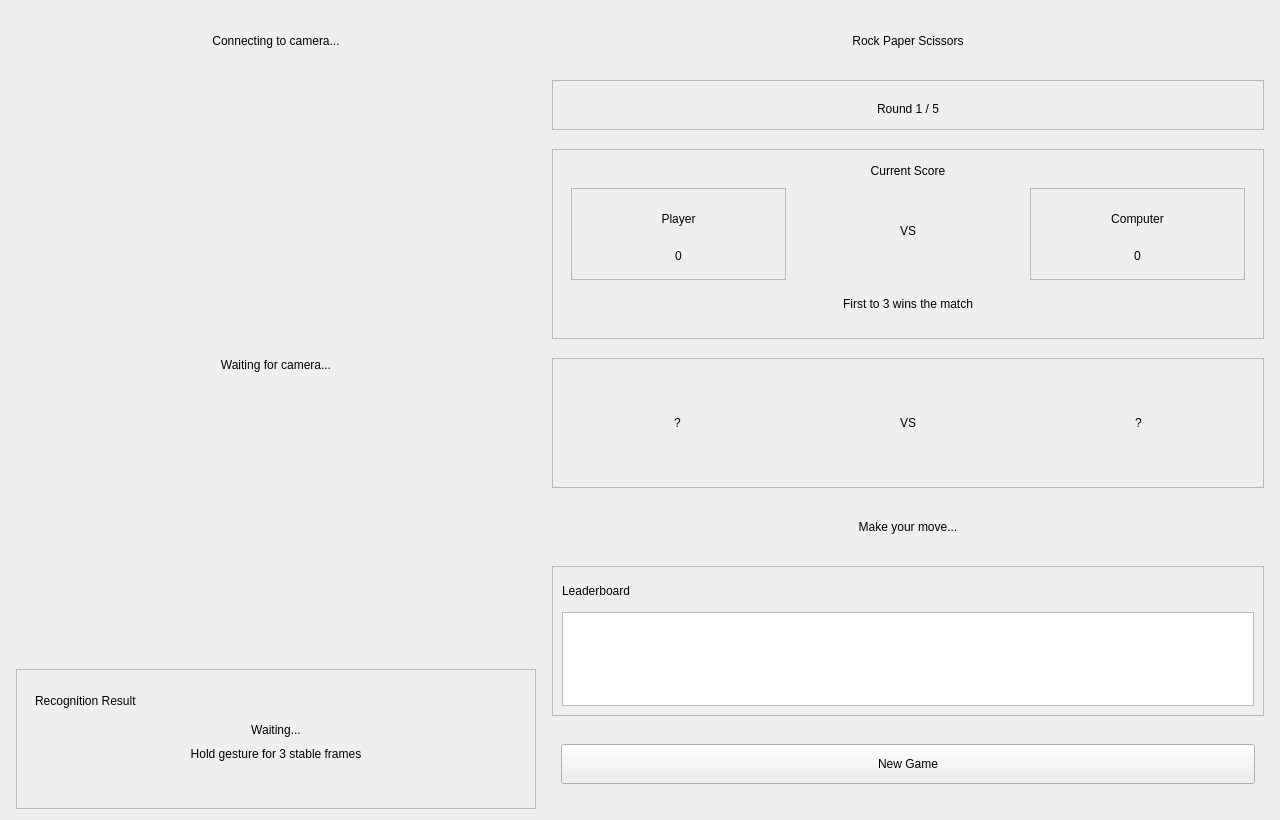
<?xml version="1.0" encoding="UTF-8"?>
<ui version="4.0">
 <class>RockPaperScissorsForm</class>
 <widget class="QWidget" name="RockPaperScissorsForm">
  <property name="geometry">
   <rect>
    <x>0</x>
    <y>0</y>
    <width>1280</width>
    <height>820</height>
   </rect>
  </property>
  <property name="windowTitle">
   <string>Rock Paper Scissors UI</string>
  </property>
  <layout class="QHBoxLayout" name="main_layout">
   <property name="spacing">
    <number>16</number>
   </property>
   <property name="leftMargin">
    <number>16</number>
   </property>
   <property name="topMargin">
    <number>16</number>
   </property>
   <property name="rightMargin">
    <number>16</number>
   </property>
   <property name="bottomMargin">
    <number>16</number>
   </property>
   <item>
    <layout class="QVBoxLayout" name="left_layout">
     <property name="spacing">
      <number>10</number>
     </property>
     <item>
      <widget class="QLabel" name="camera_status_label">
       <property name="sizePolicy">
        <sizepolicy hsizetype="Preferred" vsizetype="Fixed">
         <horstretch>0</horstretch>
         <verstretch>0</verstretch>
        </sizepolicy>
       </property>
       <property name="minimumSize">
        <size>
         <width>0</width>
         <height>50</height>
        </size>
       </property>
       <property name="text">
        <string>Connecting to camera...</string>
       </property>
       <property name="alignment">
        <set>Qt::AlignmentFlag::AlignCenter</set>
       </property>
      </widget>
     </item>
     <item>
      <widget class="QLabel" name="video_label">
       <property name="minimumSize">
        <size>
         <width>520</width>
         <height>360</height>
        </size>
       </property>
       <property name="text">
        <string>Waiting for camera...</string>
       </property>
       <property name="alignment">
        <set>Qt::AlignmentFlag::AlignCenter</set>
       </property>
      </widget>
     </item>
     <item>
      <widget class="QFrame" name="gesture_frame">
       <property name="sizePolicy">
        <sizepolicy hsizetype="Preferred" vsizetype="Fixed">
         <horstretch>0</horstretch>
         <verstretch>0</verstretch>
        </sizepolicy>
       </property>
       <property name="minimumSize">
        <size>
         <width>0</width>
         <height>140</height>
        </size>
       </property>
       <property name="maximumSize">
        <size>
         <width>16777215</width>
         <height>130</height>
        </size>
       </property>
       <property name="frameShape">
        <enum>QFrame::Shape::StyledPanel</enum>
       </property>
       <layout class="QVBoxLayout" name="gesture_layout">
        <property name="spacing">
         <number>10</number>
        </property>
        <property name="leftMargin">
         <number>18</number>
        </property>
        <property name="topMargin">
         <number>16</number>
        </property>
        <property name="rightMargin">
         <number>18</number>
        </property>
        <property name="bottomMargin">
         <number>16</number>
        </property>
        <item>
         <widget class="QLabel" name="gesture_title_label">
          <property name="minimumSize">
           <size>
            <width>0</width>
            <height>30</height>
           </size>
          </property>
          <property name="text">
           <string>Recognition Result</string>
          </property>
         </widget>
        </item>
        <item>
         <widget class="QLabel" name="gesture_display">
          <property name="minimumSize">
           <size>
            <width>0</width>
            <height>30</height>
           </size>
          </property>
          <property name="text">
           <string>Waiting...</string>
          </property>
          <property name="alignment">
           <set>Qt::AlignmentFlag::AlignCenter</set>
          </property>
         </widget>
        </item>
        <item>
         <widget class="QLabel" name="status_hint">
          <property name="minimumSize">
           <size>
            <width>0</width>
            <height>20</height>
           </size>
          </property>
          <property name="text">
           <string>Hold gesture for 3 stable frames</string>
          </property>
          <property name="alignment">
           <set>Qt::AlignmentFlag::AlignCenter</set>
          </property>
         </widget>
        </item>
        <item>
         <widget class="QLabel" name="countdown_label">
          <property name="minimumSize">
           <size>
            <width>0</width>
            <height>40</height>
           </size>
          </property>
          <property name="text">
           <string/>
          </property>
          <property name="alignment">
           <set>Qt::AlignmentFlag::AlignCenter</set>
          </property>
         </widget>
        </item>
       </layout>
      </widget>
     </item>
    </layout>
   </item>
   <item>
    <layout class="QVBoxLayout" name="right_layout">
     <property name="spacing">
      <number>14</number>
     </property>
     <item>
      <widget class="QLabel" name="title_label">
       <property name="sizePolicy">
        <sizepolicy hsizetype="Preferred" vsizetype="Fixed">
         <horstretch>0</horstretch>
         <verstretch>0</verstretch>
        </sizepolicy>
       </property>
       <property name="minimumSize">
        <size>
         <width>0</width>
         <height>40</height>
        </size>
       </property>
       <property name="text">
        <string>Rock Paper Scissors</string>
       </property>
       <property name="alignment">
        <set>Qt::AlignmentFlag::AlignCenter</set>
       </property>
      </widget>
     </item>
     <item>
      <widget class="QFrame" name="round_frame">
       <property name="sizePolicy">
        <sizepolicy hsizetype="Preferred" vsizetype="Fixed">
         <horstretch>0</horstretch>
         <verstretch>0</verstretch>
        </sizepolicy>
       </property>
       <property name="minimumSize">
        <size>
         <width>0</width>
         <height>50</height>
        </size>
       </property>
       <property name="maximumSize">
        <size>
         <width>16777215</width>
         <height>50</height>
        </size>
       </property>
       <property name="frameShape">
        <enum>QFrame::Shape::StyledPanel</enum>
       </property>
       <layout class="QVBoxLayout" name="round_layout">
        <property name="leftMargin">
         <number>10</number>
        </property>
        <property name="topMargin">
         <number>8</number>
        </property>
        <property name="rightMargin">
         <number>10</number>
        </property>
        <property name="bottomMargin">
         <number>8</number>
        </property>
        <item>
         <widget class="QLabel" name="round_label">
          <property name="sizePolicy">
           <sizepolicy hsizetype="Preferred" vsizetype="Fixed">
            <horstretch>0</horstretch>
            <verstretch>0</verstretch>
           </sizepolicy>
          </property>
          <property name="minimumSize">
           <size>
            <width>0</width>
            <height>40</height>
           </size>
          </property>
          <property name="text">
           <string>Round 1 / 5</string>
          </property>
          <property name="alignment">
           <set>Qt::AlignmentFlag::AlignCenter</set>
          </property>
         </widget>
        </item>
       </layout>
      </widget>
     </item>
     <item>
      <widget class="QFrame" name="score_frame">
       <property name="minimumSize">
        <size>
         <width>0</width>
         <height>190</height>
        </size>
       </property>
       <property name="maximumSize">
        <size>
         <width>16777215</width>
         <height>190</height>
        </size>
       </property>
       <property name="frameShape">
        <enum>QFrame::Shape::StyledPanel</enum>
       </property>
       <layout class="QVBoxLayout" name="score_layout">
        <property name="spacing">
         <number>10</number>
        </property>
        <property name="leftMargin">
         <number>18</number>
        </property>
        <property name="topMargin">
         <number>14</number>
        </property>
        <property name="rightMargin">
         <number>18</number>
        </property>
        <property name="bottomMargin">
         <number>14</number>
        </property>
        <item>
         <widget class="QLabel" name="score_title_label">
          <property name="text">
           <string>Current Score</string>
          </property>
          <property name="alignment">
           <set>Qt::AlignmentFlag::AlignCenter</set>
          </property>
         </widget>
        </item>
        <item>
         <layout class="QHBoxLayout" name="score_row">
          <property name="spacing">
           <number>15</number>
          </property>
          <property name="bottomMargin">
           <number>0</number>
          </property>
          <item>
           <widget class="QFrame" name="player_panel">
            <property name="minimumSize">
             <size>
              <width>180</width>
              <height>92</height>
             </size>
            </property>
            <property name="maximumSize">
             <size>
              <width>16777215</width>
              <height>92</height>
             </size>
            </property>
            <property name="frameShape">
             <enum>QFrame::Shape::StyledPanel</enum>
            </property>
            <layout class="QVBoxLayout" name="player_layout">
             <property name="spacing">
              <number>4</number>
             </property>
             <property name="leftMargin">
              <number>10</number>
             </property>
             <property name="topMargin">
              <number>10</number>
             </property>
             <property name="rightMargin">
              <number>10</number>
             </property>
             <property name="bottomMargin">
              <number>10</number>
             </property>
             <item>
              <widget class="QLabel" name="player_label">
               <property name="sizePolicy">
                <sizepolicy hsizetype="Preferred" vsizetype="Fixed">
                 <horstretch>0</horstretch>
                 <verstretch>0</verstretch>
                </sizepolicy>
               </property>
               <property name="minimumSize">
                <size>
                 <width>0</width>
                 <height>40</height>
                </size>
               </property>
               <property name="text">
                <string>Player</string>
               </property>
               <property name="alignment">
                <set>Qt::AlignmentFlag::AlignCenter</set>
               </property>
              </widget>
             </item>
             <item>
              <widget class="QLabel" name="player_score_label">
               <property name="sizePolicy">
                <sizepolicy hsizetype="Preferred" vsizetype="Fixed">
                 <horstretch>0</horstretch>
                 <verstretch>0</verstretch>
                </sizepolicy>
               </property>
               <property name="minimumSize">
                <size>
                 <width>0</width>
                 <height>40</height>
                </size>
               </property>
               <property name="text">
                <string>0</string>
               </property>
               <property name="alignment">
                <set>Qt::AlignmentFlag::AlignCenter</set>
               </property>
              </widget>
             </item>
            </layout>
           </widget>
          </item>
          <item>
           <layout class="QVBoxLayout" name="vs_layout">
            <item>
             <widget class="QLabel" name="vs_label">
              <property name="text">
               <string>VS</string>
              </property>
              <property name="alignment">
               <set>Qt::AlignmentFlag::AlignCenter</set>
              </property>
             </widget>
            </item>
           </layout>
          </item>
          <item>
           <widget class="QFrame" name="computer_panel">
            <property name="minimumSize">
             <size>
              <width>180</width>
              <height>92</height>
             </size>
            </property>
            <property name="maximumSize">
             <size>
              <width>16777215</width>
              <height>92</height>
             </size>
            </property>
            <property name="frameShape">
             <enum>QFrame::Shape::StyledPanel</enum>
            </property>
            <layout class="QVBoxLayout" name="computer_layout">
             <property name="spacing">
              <number>4</number>
             </property>
             <property name="leftMargin">
              <number>10</number>
             </property>
             <property name="topMargin">
              <number>10</number>
             </property>
             <property name="rightMargin">
              <number>10</number>
             </property>
             <property name="bottomMargin">
              <number>10</number>
             </property>
             <item>
              <widget class="QLabel" name="computer_label">
               <property name="sizePolicy">
                <sizepolicy hsizetype="Preferred" vsizetype="Fixed">
                 <horstretch>0</horstretch>
                 <verstretch>0</verstretch>
                </sizepolicy>
               </property>
               <property name="minimumSize">
                <size>
                 <width>0</width>
                 <height>40</height>
                </size>
               </property>
               <property name="text">
                <string>Computer</string>
               </property>
               <property name="alignment">
                <set>Qt::AlignmentFlag::AlignCenter</set>
               </property>
              </widget>
             </item>
             <item>
              <widget class="QLabel" name="computer_score_label">
               <property name="sizePolicy">
                <sizepolicy hsizetype="Preferred" vsizetype="Fixed">
                 <horstretch>0</horstretch>
                 <verstretch>0</verstretch>
                </sizepolicy>
               </property>
               <property name="minimumSize">
                <size>
                 <width>0</width>
                 <height>40</height>
                </size>
               </property>
               <property name="text">
                <string>0</string>
               </property>
               <property name="alignment">
                <set>Qt::AlignmentFlag::AlignCenter</set>
               </property>
              </widget>
             </item>
            </layout>
           </widget>
          </item>
         </layout>
        </item>
        <item>
         <widget class="QLabel" name="score_hint_label">
          <property name="sizePolicy">
           <sizepolicy hsizetype="Preferred" vsizetype="Fixed">
            <horstretch>0</horstretch>
            <verstretch>0</verstretch>
           </sizepolicy>
          </property>
          <property name="minimumSize">
           <size>
            <width>0</width>
            <height>40</height>
           </size>
          </property>
          <property name="text">
           <string>First to 3 wins the match</string>
          </property>
          <property name="alignment">
           <set>Qt::AlignmentFlag::AlignCenter</set>
          </property>
         </widget>
        </item>
       </layout>
      </widget>
     </item>
     <item>
      <widget class="QFrame" name="choice_frame">
       <property name="minimumSize">
        <size>
         <width>0</width>
         <height>130</height>
        </size>
       </property>
       <property name="maximumSize">
        <size>
         <width>16777215</width>
         <height>130</height>
        </size>
       </property>
       <property name="frameShape">
        <enum>QFrame::Shape::StyledPanel</enum>
       </property>
       <layout class="QHBoxLayout" name="choice_layout">
        <property name="leftMargin">
         <number>12</number>
        </property>
        <property name="topMargin">
         <number>10</number>
        </property>
        <property name="rightMargin">
         <number>12</number>
        </property>
        <property name="bottomMargin">
         <number>10</number>
        </property>
        <item>
         <widget class="QLabel" name="player_choice_display">
          <property name="text">
           <string>?</string>
          </property>
          <property name="alignment">
           <set>Qt::AlignmentFlag::AlignCenter</set>
          </property>
         </widget>
        </item>
        <item>
         <widget class="QLabel" name="vs_small_label">
          <property name="text">
           <string>VS</string>
          </property>
          <property name="alignment">
           <set>Qt::AlignmentFlag::AlignCenter</set>
          </property>
         </widget>
        </item>
        <item>
         <widget class="QLabel" name="computer_choice_display">
          <property name="text">
           <string>?</string>
          </property>
          <property name="alignment">
           <set>Qt::AlignmentFlag::AlignCenter</set>
          </property>
         </widget>
        </item>
       </layout>
      </widget>
     </item>
     <item>
      <widget class="QLabel" name="result_label">
       <property name="sizePolicy">
        <sizepolicy hsizetype="Preferred" vsizetype="Fixed">
         <horstretch>0</horstretch>
         <verstretch>0</verstretch>
        </sizepolicy>
       </property>
       <property name="minimumSize">
        <size>
         <width>0</width>
         <height>40</height>
        </size>
       </property>
       <property name="text">
        <string>Make your move...</string>
       </property>
       <property name="alignment">
        <set>Qt::AlignmentFlag::AlignCenter</set>
       </property>
      </widget>
     </item>
     <item>
      <widget class="QFrame" name="leaderboard_frame">
       <property name="minimumSize">
        <size>
         <width>0</width>
         <height>150</height>
        </size>
       </property>
       <property name="maximumSize">
        <size>
         <width>16777215</width>
         <height>150</height>
        </size>
       </property>
       <property name="frameShape">
        <enum>QFrame::Shape::StyledPanel</enum>
       </property>
       <layout class="QVBoxLayout" name="leaderboard_layout">
        <item>
         <widget class="QLabel" name="leaderboard_title_label">
          <property name="sizePolicy">
           <sizepolicy hsizetype="Preferred" vsizetype="Fixed">
            <horstretch>0</horstretch>
            <verstretch>0</verstretch>
           </sizepolicy>
          </property>
          <property name="minimumSize">
           <size>
            <width>0</width>
            <height>30</height>
           </size>
          </property>
          <property name="text">
           <string>Leaderboard</string>
          </property>
         </widget>
        </item>
        <item>
         <widget class="QListWidget" name="leaderboard_list"/>
        </item>
       </layout>
      </widget>
     </item>
     <item>
      <widget class="QFrame" name="button_frame">
       <property name="sizePolicy">
        <sizepolicy hsizetype="Preferred" vsizetype="Fixed">
         <horstretch>0</horstretch>
         <verstretch>0</verstretch>
        </sizepolicy>
       </property>
       <property name="minimumSize">
        <size>
         <width>0</width>
         <height>40</height>
        </size>
       </property>
       <property name="frameShape">
        <enum>QFrame::Shape::NoFrame</enum>
       </property>
       <layout class="QHBoxLayout" name="button_layout">
        <item>
         <widget class="QPushButton" name="reset_btn">
          <property name="sizePolicy">
           <sizepolicy hsizetype="Preferred" vsizetype="Fixed">
            <horstretch>0</horstretch>
            <verstretch>0</verstretch>
           </sizepolicy>
          </property>
          <property name="minimumSize">
           <size>
            <width>0</width>
            <height>40</height>
           </size>
          </property>
          <property name="text">
           <string>New Game</string>
          </property>
         </widget>
        </item>
       </layout>
      </widget>
     </item>
    </layout>
   </item>
  </layout>
 </widget>
 <resources/>
 <connections/>
</ui>
